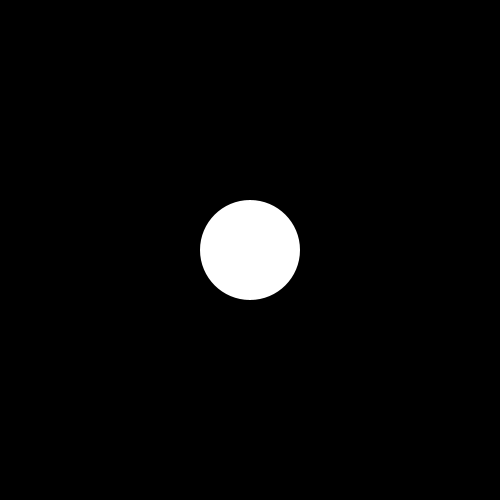
Frame 1 (no input)
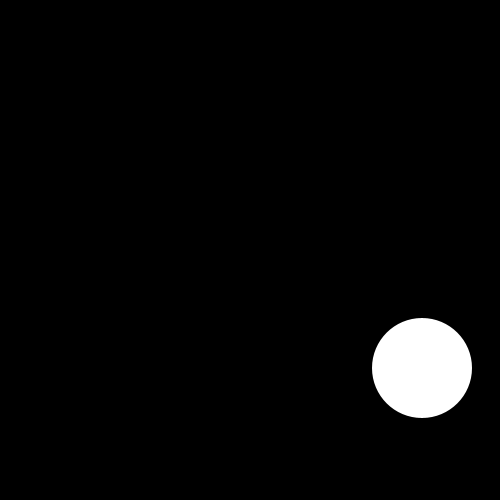
Frame 60 (the mouse pressed at the canvas centre just before this capture)
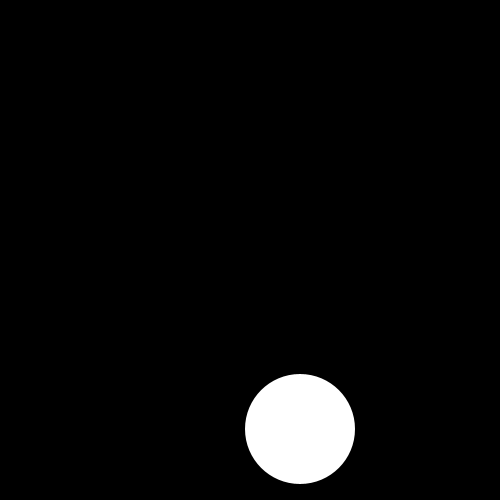
Frame 120 (the mouse held since frame 60 and released just before this capture)

The Processing sketch that drew these frames (run headless with seeded random() and noise(); from frame 60 on, the mouse is pressed at the canvas centre):

// Processing sketch: Midterm
// ── Midterm.pde
int xPos, yPos;
int size;
int xVel, yVel;

void setup(){
  size(500, 500);
  background(0);
  frameRate(100);
  
  size = 100;
  
  xVel = 4;
  yVel = 2;
  
  xPos = width/2;
  yPos = height/2;
  
  

}

void draw(){
  fill(0);
  rect(0, 0, width, height);
  
  instructions();
  
  fill(255);
  noStroke();
  ellipse(xPos, yPos, size,size);
  
  xPos = xPos + xVel;
  yPos = yPos + yVel;
  
  if(xPos > width - size/2 || xPos < 0 + size/2){
    xVel = xVel * -1;
  }
  
  if(yPos > height - size/2 || yPos < 0 + size/2){
    yVel = yVel * -1;
  }
  
}

void mousePressed(){
   if(dist(xPos, yPos, mouseX, mouseY)<size){
      size = size-10;
      xVel = int(xVel * 1.5);
      yVel = int(yVel * 1.5);
   }else{
     size = size + 10;
     xVel = int(xVel * .5);
     yVel = int(yVel * .5);
   }
}

void instructions(){
  fill(255);  
  textSize(18);
  if(millis()<=1000){
    //println("this worked"); 
    text("When clicked, the ball with get smaller and move faster.", 10, 50); 
    text("If you miss, the ball will get bigger and move slower.", 10, 80);
    text("Miss three times, you lose. Click 5 times, you win.", 10, 110);
  }else if(millis()>1000){
    fill(0);
    rect(0, 0, width, height);
  }
}
